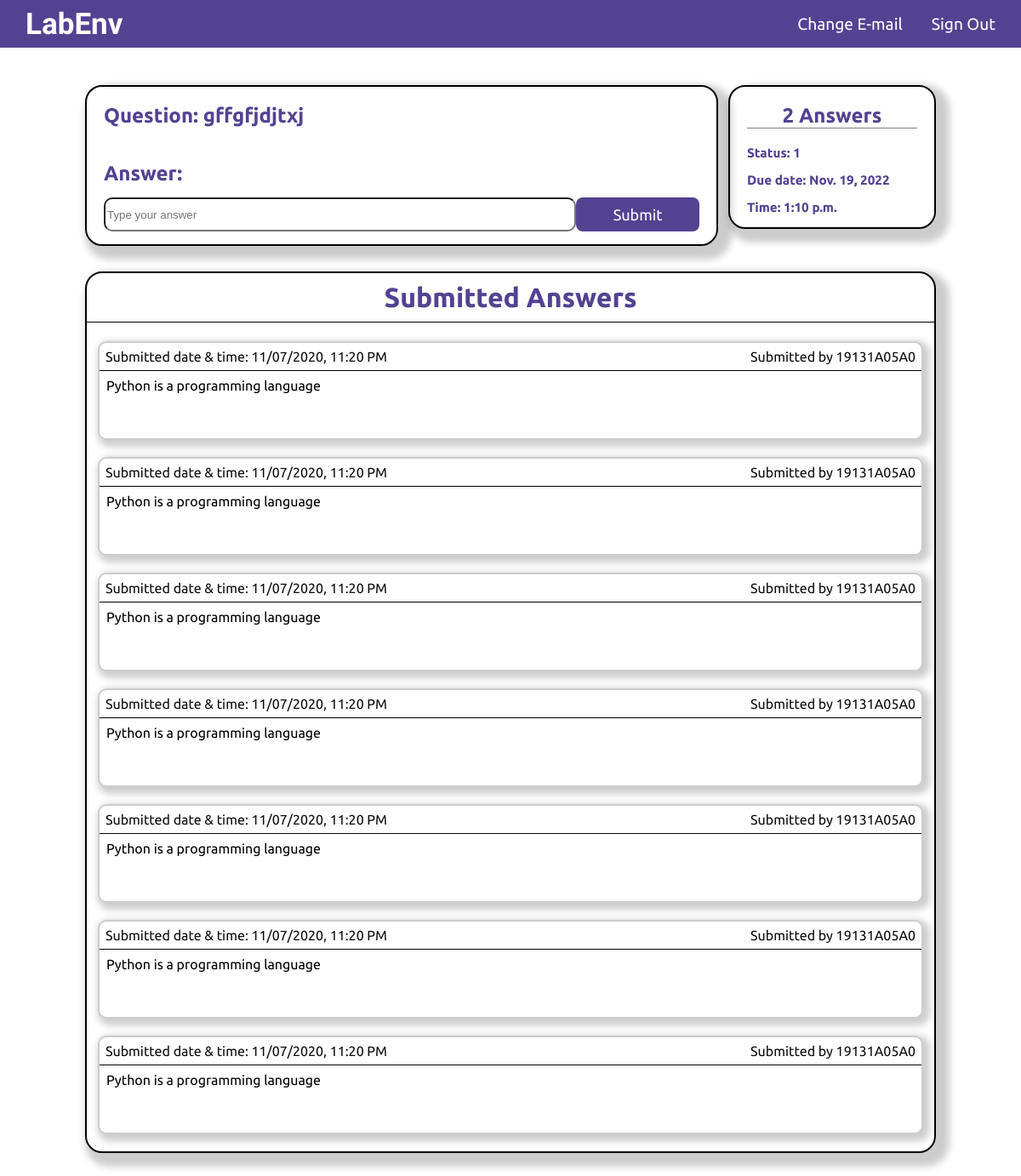
Screenshot of /lab/question/6 (signed in) with the database file from the repository.
### lab/models.py (models this page shows)
class Assignment(models.Model):
    class_in = models.ForeignKey(ClassRoom,on_delete=models.CASCADE)
    type = models.CharField(max_length=100,default="Question")
    created = models.DateTimeField(auto_now_add=True)
    updated = models.DateTimeField(auto_now=True)
    due_date = models.DateField(blank=True)
    due_time = models.TimeField(default=False,blank=True)
    status = models.IntegerField(default=1,blank=True)
    question = models.TextField(max_length=500)
    class Meta:
        ordering = ['-updated', '-created']

### lab/views.py (the view)
# urls.py: path('question/<str:pk>', views.question, name='question'),
@login_required(login_url='/accounts/login')
def question(request,pk):
    assignment = Assignment.objects.get(id=pk)
    return render(request, 'lab/question.html',{'assignment':assignment})

### templates/lab/question.html
{% extends "account/base.html" %}
{% load static %}
{% block content %}
<div class='answers'>
    <div class='answer_div'>
        <div class="answer_area">
            <h2 class='heading'>Question: {{ assignment.question }}</h2>
            <h2 class='heading' style='margin-bottom: 0'>Answer:</h2>
            <div class='answer_input'>
                <input type="text" name="answer" id="answer" placeholder='Type your answer'>
                <button class='createbutton'>Submit</button>
            </div>
        </div>
        <div class='answer_desc'>
            <h2 class='heading'>2 Answers</h2>
            <div>
                <h3>Status: {{ assignment.status }}</h3>
                <h3>Due date: {{ assignment.due_date }}</h3>
                <h3>Time: {{ assignment.due_time }}</h3>
            </div>
        </div>
    </div>
    <div class='answer_given'>
        <h1 class='answers_heading'>Submitted Answers</h1>
        <div class='answer_list'>
            <div class='answer'>
                <div class='answer_header'>
                    <p class='tag'>Submitted date & time: 11/07/2020, 11:20 PM</p>
                    <p class='tag'>Submitted by 19131A05A0</p>
                </div>
                <p class='answer_name'>Python is a programming language</p>
            </div>
            <div class='answer'>
                <div class='answer_header'>
                    <p class='tag'>Submitted date & time: 11/07/2020, 11:20 PM</p>
                    <p class='tag'>Submitted by 19131A05A0</p>
                </div>
                <p class='answer_name'>Python is a programming language</p>
            </div>
            <div class='answer'>
                <div class='answer_header'>
                    <p class='tag'>Submitted date & time: 11/07/2020, 11:20 PM</p>
                    <p class='tag'>Submitted by 19131A05A0</p>
                </div>
                <p class='answer_name'>Python is a programming language</p>
            </div>
            <div class='answer'>
                <div class='answer_header'>
                    <p class='tag'>Submitted date & time: 11/07/2020, 11:20 PM</p>
                    <p class='tag'>Submitted by 19131A05A0</p>
                </div>
                <p class='answer_name'>Python is a programming language</p>
            </div>
            <div class='answer'>
                <div class='answer_header'>
                    <p class='tag'>Submitted date & time: 11/07/2020, 11:20 PM</p>
                    <p class='tag'>Submitted by 19131A05A0</p>
                </div>
                <p class='answer_name'>Python is a programming language</p>
            </div>
            <div class='answer'>
                <div class='answer_header'>
                    <p class='tag'>Submitted date & time: 11/07/2020, 11:20 PM</p>
                    <p class='tag'>Submitted by 19131A05A0</p>
                </div>
                <p class='answer_name'>Python is a programming language</p>
            </div>
            <div class='answer'>
                <div class='answer_header'>
                    <p class='tag'>Submitted date & time: 11/07/2020, 11:20 PM</p>
                    <p class='tag'>Submitted by 19131A05A0</p>
                </div>
                <p class='answer_name'>Python is a programming language</p>
            </div>
        </div>
    </div>
</div>
{% endblock %}

### assets/accounts/styles.css (style rules this page uses)
body { margin: 0; margin-top: 55px; background-color: white; }
.heading { color: #534292; font-size: x-large; font-family: 'Ubuntu', sans-serif; }
.createbutton { font-size: large; font-family: 'Ubuntu', sans-serif; color: white; background-color: #534292; margin-top: 14.740px; margin-bottom: 14.740px; border: none; border-radius: 8px; height: 40px; width: 180px; cursor: pointer; }
.questions_heading, .answers_heading { font-family: 'Ubuntu', sans-serif; color:#534292; display: flex; justify-content: center; align-items: center; padding: 10px; margin-top: 0px; border-bottom: 1.5px solid black; }
.question-name, .answer_name { font-family: 'Ubuntu', sans-serif; margin:8px; white-space: no-wrap; }
.tag { margin: 4px; display: flex; align-items: center; font-family: 'Ubuntu', sans-serif; color: #0e0d0d; }
.answer_div { display: flex; flex-direction: row; height: auto; margin: 100px 100px 30px 100px; justify-content: space-between; }
.answer_area, .answer_desc { border: 2px solid black; border-radius: 20px; padding: 0 20px 0 20px; box-shadow: 8px 8px 8px 8px rgba(0, 0, 0, 0.2); }
.answer_area { width: 70%; display: flex; flex-direction: column; }
.answer_input { display: flex; padding-top: 0; align-items: center; justify-content: space-between; }
#answer { width: 700px; height: 40px; border-radius: 10px; }
.answer_desc { height: 26%; width: 20%; }
.answer_desc > h2 { text-align: center; border-bottom: 1px solid grey; }
.answer_desc > div { justify-content: space-evenly; color: #534292; font-size: small; font-family: 'Ubuntu', sans-serif; }
.answer_given { height: auto; border: 2px solid black; border-radius: 20px; margin: 0 100px 30px 100px; box-shadow: 8px 8px 8px 8px rgba(0, 0, 0, 0.2); }
.answer_list { display: flex; flex-direction: column; justify-content: center; align-items: center; }
.answer { width: 97%; height: 7em; box-shadow: 4px 4px 8px 4px rgba(0, 0, 0, 0.2); border-radius: 10px; margin-bottom: 20px; border: 2px solid rgba(0, 0, 0, 0.2); }
.answer_header { margin-top: 0px; padding: 3px; display: flex; flex-direction: row; justify-content: space-between; border-bottom: 1px solid black; }

### rows the page displays
Assignment: question "gffgfjdjtxj", status "1", due_date "Nov. 19, 2022", due_time "1:10 p.m."
